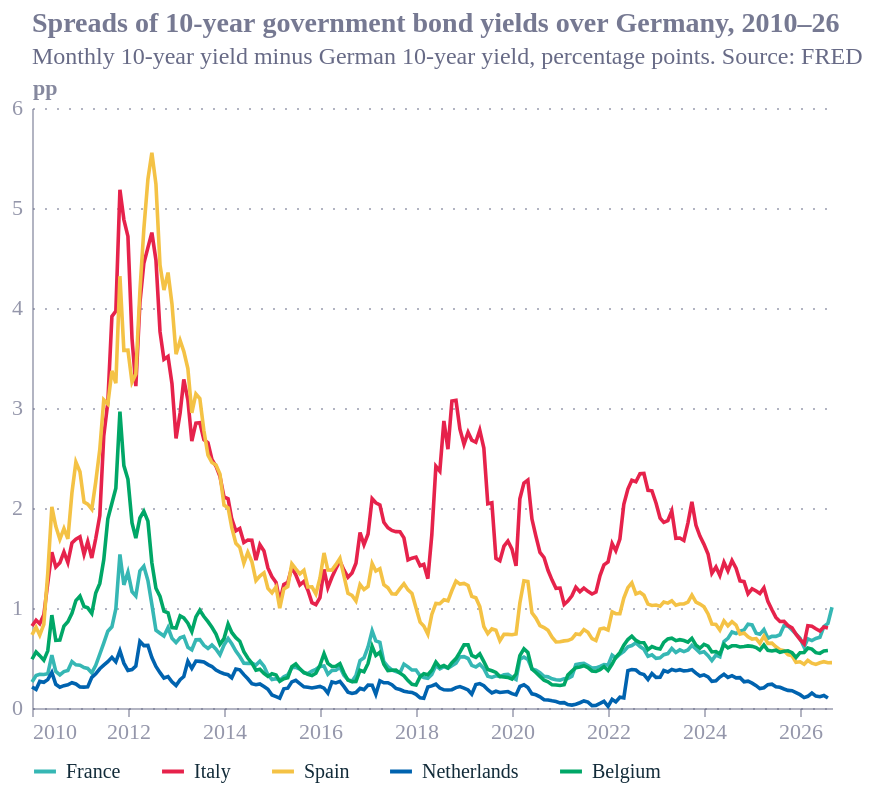

The code cell stored with this chart in its notebook:
### Code cell
import pandas as pd
import altair as alt
from ecostyles import EcoStyles

styles = EcoStyles()
styles.register_and_enable_theme()

# ---------- data ----------
IDS = {
    "IRLTLT01DEM156N": "Germany", "IRLTLT01FRM156N": "France", "IRLTLT01ITM156N": "Italy",
    "IRLTLT01ESM156N": "Spain", "IRLTLT01NLM156N": "Netherlands", "IRLTLT01BEM156N": "Belgium",
}
ORDER = ["France", "Italy", "Spain", "Netherlands", "Belgium"]

raw = pd.read_csv("../data/fredgraph.csv", parse_dates=["observation_date"]).rename(
    columns={"observation_date": "date", **IDS}
)
raw = raw.query("date >= '2010-01-01'")

# spread = country 10y yield minus German 10y yield (percentage points)
wide = raw[["date"]].copy()
for c in ORDER:
    wide[c] = raw[c] - raw["Germany"]
long = wide.melt("date", var_name="country", value_name="spread").dropna()

# ---------- hover: snap to nearest month ----------
nearest = alt.selection_point(
    fields=["date"], nearest=True, on="pointerover", clear="pointerout", empty=False
)

# ---------- encodings ----------
legend = alt.Legend(
    title=None, orient="bottom", direction="horizontal", columns=5,
    symbolType="stroke", symbolStrokeWidth=2, symbolSize=120,
    labelFontSize=10, columnPadding=16, offset=8,
)
color = alt.Color("country:N", sort=ORDER, legend=legend)
x = alt.X("date:T", title=None, axis=alt.Axis(format="%Y", tickCount=9))
y = alt.Y("spread:Q", title="pp")

# ---------- layers ----------
lines = alt.Chart(long).mark_line(strokeWidth=1.8).encode(x=x, y=y, color=color)

dots = (
    alt.Chart(long).mark_circle(size=45)
    .encode(x=x, y=y, color=color, opacity=alt.condition(nearest, alt.value(1), alt.value(0)))
)

# tooltip: every country's spread for the hovered month
tooltip = [alt.Tooltip("date:T", title="Month", format="%b %Y")] + [
    alt.Tooltip(f"{c}:Q", title=c, format=".2f") for c in ORDER
]
hover_band = (
    alt.Chart(wide).mark_rule(color="#94a3b8", strokeWidth=8, opacity=0.25)
    .encode(x="date:T", tooltip=tooltip)
    .transform_filter(nearest)
)
catcher = alt.Chart(wide).mark_point(opacity=0).encode(x="date:T").add_params(nearest)

chart = (
    (catcher + hover_band + lines + dots)
    .properties(
        width=400, height=300,
        title=alt.Title(
            "Spreads of 10-year government bond yields over Germany, 2010–26",
            subtitle="Monthly 10-year yield minus German 10-year yield, percentage points. Source: FRED",
        ),
    )
)

styles.save(chart, path=".", name="bond_spreads", svg=True)
chart

### Figure 1 — Vega-Lite specification as saved in the notebook (floating-point values rounded to 4 significant figures; data arrays with more than 128 entries replaced by an {"elided": "..."} marker saying what was removed)
{"config": {"font": "Circular Std", "text": {"color": "#676A86", "align": "left", "baseline": "middle", "dx": 7, "dy": 0, "fontSize": 11}, "view": {"stroke": null, "continuousWidth": 400, "continuousHeight": 300, "discreteWidth": 400, "discreteHeight": 300}, "range": {"category": ["#36B7B4", "#E6224B", "#F4C245", "#0063AF", "#00A767", "#179FDB", "#EB5C2E"], "diverging": ["#E6224B", "#E54753", "#C9C9C9", "#179FDB", "#122B39"], "heatmap": ["#C9C9C9", "#179FDB", "#0063AF", "#122B39"], "ordinal": ["#00A767", "#36B7B4", "#179FDB", "#0063AF", "#243B5A"]}, "bar": {"color": "#179fdb"}, "line": {"color": "#e6224b"}, "rule": {"color": "#676A86"}, "area": {"opacity": 0.3}, "point": {"filled": true, "size": 80, "color": "#e6224b", "opacity": 0.95}, "geoshape": {"stroke": "white", "strokeWidth": 0.3}, "rect": {"fill": "#d6d4d4", "opacity": 0.3}, "axis": {"labelColor": "#676A86", "labelFontSize": 11, "labelFont": "Circular Std", "labelOpacity": 0.7, "tickColor": "#676A86", "tickOpacity": 0.5, "domainColor": "#676A86", "domainOpacity": 0.5, "gridColor": "#676A86", "gridDash": [2, 2], "gridOpacity": 0.5, "title": null, "titleColor": "#676A86", "titleOpacity": 0.8, "tickSize": 4}, "axisXDiscrete": {"grid": false, "labelAngle": 0, "tickCount": 10, "tickOpacity": 0.5, "title": null}, "axisYDiscrete": {"ticks": false, "labelPadding": 5}, "axisXTemporal": {"grid": false, "ticks": true}, "axisXQuantitative": {"grid": true}, "axisYQuantitative": {"gridColor": "#676A86", "gridDash": [1, 5], "gridOpacity": 0.5, "ticks": false, "labelPadding": 5, "tickCount": 8, "titleAngle": 0, "titleAlign": "left", "titleBaseline": "bottom", "titleX": 0, "titleY": -5}, "title": {"color": "#676A86E6", "subtitleColor": "#676A86", "font": "Circular Std", "subtitleFont": "Circular Std", "anchor": "start", "fontSize": 14, "subtitleFontSize": 12, "subtitlePadding": 4, "offset": 0, "frame": "group"}, "legend": {"titleColor": "#122b39", "title": null, "labelColor": "#122b39", "labelFontSize": 11}}, "layer": [{"mark": {"type": "point", "opacity": 0}, "encoding": {"x": {"field": "date", "type": "temporal"}}, "name": "view_bc7f210f0d4e8567_0"}, {"mark": {"type": "rule", "color": "#94a3b8", "opacity": 0.25, "strokeWidth": 8}, "encoding": {"tooltip": [{"field": "date", "format": "%b %Y", "title": "Month", "type": "temporal"}, {"field": "France", "format": ".2f", "title": "France", "type": "quantitative"}, {"field": "Italy", "format": ".2f", "title": "Italy", "type": "quantitative"}, {"field": "Spain", "format": ".2f", "title": "Spain", "type": "quantitative"}, {"field": "Netherlands", "format": ".2f", "title": "Netherlands", "type": "quantitative"}, {"field": "Belgium", "format": ".2f", "title": "Belgium", "type": "quantitative"}], "x": {"field": "date", "type": "temporal"}}, "transform": [{"filter": {"param": "param_788d626bfb4db19d", "empty": false}}]}, {"data": {"name": "data-e1505d210f942af9c5617f8074a0876e"}, "mark": {"type": "line", "strokeWidth": 1.8}, "encoding": {"color": {"field": "country", "legend": {"columnPadding": 16, "columns": 5, "direction": "horizontal", "labelFontSize": 10, "offset": 8, "orient": "bottom", "symbolSize": 120, "symbolStrokeWidth": 2, "symbolType": "stroke", "title": null}, "sort": ["France", "Italy", "Spain", "Netherlands", "Belgium"], "type": "nominal"}, "x": {"axis": {"format": "%Y", "tickCount": 9}, "field": "date", "title": null, "type": "temporal"}, "y": {"field": "spread", "title": "pp", "type": "quantitative"}}}, {"data": {"name": "data-e1505d210f942af9c5617f8074a0876e"}, "mark": {"type": "circle", "size": 45}, "encoding": {"color": {"field": "country", "legend": {"columnPadding": 16, "columns": 5, "direction": "horizontal", "labelFontSize": 10, "offset": 8, "orient": "bottom", "symbolSize": 120, "symbolStrokeWidth": 2, "symbolType": "stroke", "title": null}, "sort": ["France", "Italy", "Spain", "Netherlands", "Belgium"], "type": "nominal"}, "opacity": {"condition": {"param": "param_788d626bfb4db19d", "value": 1, "empty": false}, "value": 0}, "x": {"axis": {"format": "%Y", "tickCount": 9}, "field": "date", "title": null, "type": "temporal"}, "y": {"field": "spread", "title": "pp", "type": "quantitative"}}}], "data": {"name": "data-4cec48a8e4379be2730eaf5fef23f206"}, "height": 300, "params": [{"name": "param_788d626bfb4db19d", "select": {"type": "point", "clear": "pointerout", "fields": ["date"], "nearest": true, "on": "pointerover"}, "views": ["view_bc7f210f0d4e8567_0"]}], "title": {"text": "Spreads of 10-year government bond yields over Germany, 2010–26", "subtitle": "Monthly 10-year yield minus German 10-year yield, percentage points. Source: FRED"}, "width": 400, "$schema": "https://vega.github.io/schema/vega-lite/v6.4.1.json", "datasets": {"data-4cec48a8e4379be2730eaf5fef23f206": {"elided": "201 records"}, "data-e1505d210f942af9c5617f8074a0876e": {"elided": "1002 records"}}}
